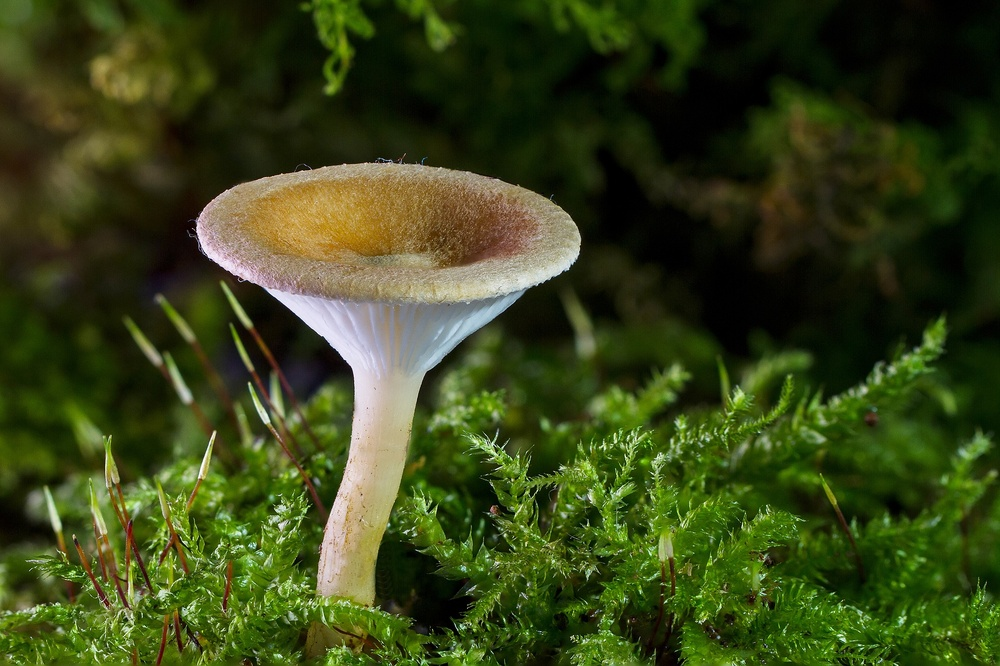
#> input picture resources/mushroom.jpg, 1000 x 666 px, shrunk from 1920 x 1279 before the run, given in place of the camera
$ python findMovement.py
#> lines starting #> are read from the running program, lines starting #| are printed output that depends on the picture
"""
Считывает изображение с камеры и ищет движение
В окне Camera изображение с камеры и контуры изменяющихся (двигающихся) объектов
В окнах Background и Thresh показаны движущиеся объекты
Если движения не замечено, в консоль будет выводится "Update background!"
Нажмите b (с английской раскладкой), чтобы зафиксировать изображение на Background и Thresh
Нажмите q для завершения
"""
import cv2
import numpy as np

cam = cv2.VideoCapture(0)

cv2.namedWindow("Camera", cv2.WINDOW_KEEPRATIO)
cv2.namedWindow("Background", cv2.WINDOW_KEEPRATIO)

background = None
prev_gray = None
buffer = []
frames = 0
while cam.isOpened():

    _, image = cam.read()
#> image is the input picture: shape (666, 1000, 3); mean B, G, R 24.7, 67.2, 55.6
    gray = cv2.cvtColor(image, cv2.COLOR_BGR2GRAY)
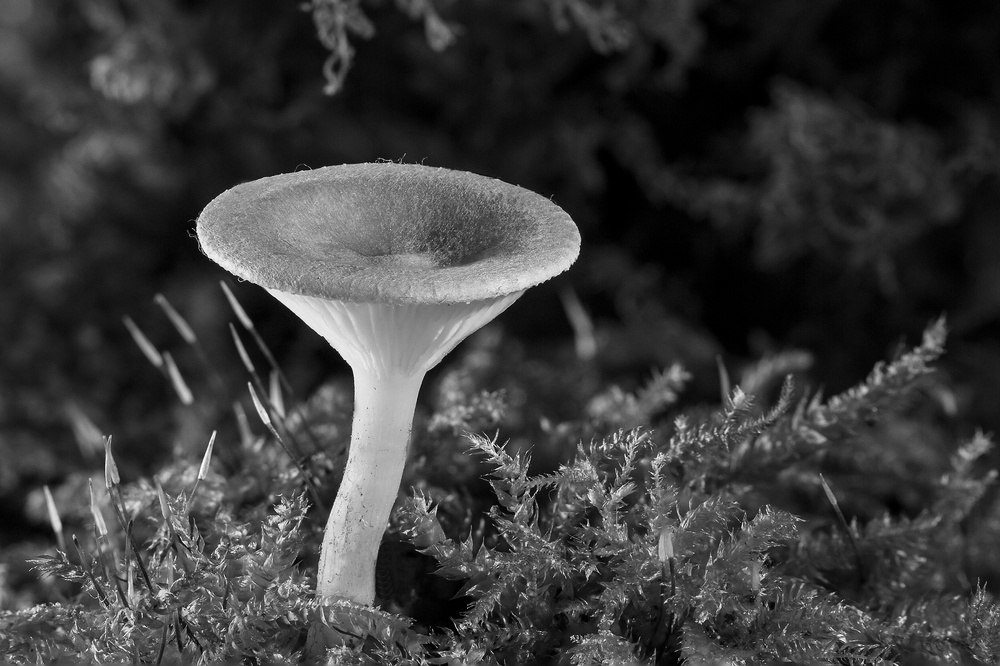
#> gray: shape (666, 1000); min 0, max 254, mean 58.9
    gray = cv2.GaussianBlur(gray, (21, 21), 0)
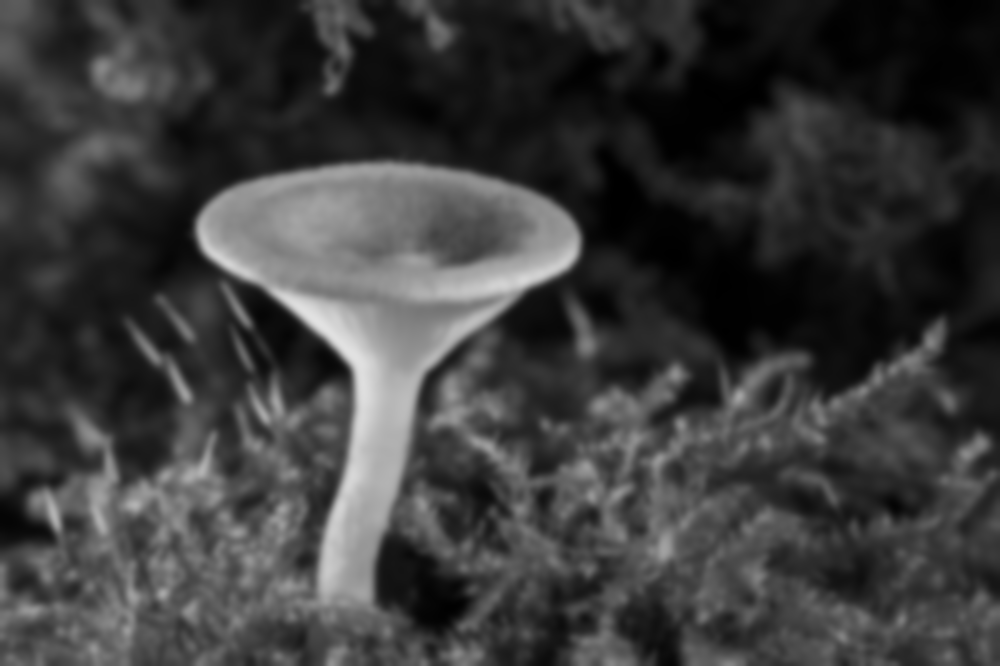
#> gray: shape (666, 1000); min 0, max 226, mean 58.9
    key = cv2.waitKey(1)
#> (key q is pressed here)
    if frames % 20 == 0:
        if prev_gray is not None:
            diff = prev_gray - gray
            buffer.append(diff.mean())
    if len(buffer) > 20:
        buffer.pop(0)
        std = np.std(buffer)
        if std < 50:
            print("Update background!")
            background = gray.copy()

    """
    if prev_gray is not None:
        diff = prev_gray - gray
        mx = np.max(diff)
        if mx < 27:
            background = gray.copy()
    """
    if key == ord('q'):
        break
    if key == ord('b'):
        background = gray.copy()
    if background is not None:
        delta = cv2.absdiff(background, gray)
        thresh = cv2.threshold(delta, 25, 255, cv2.THRESH_BINARY)[1]
        thresh = cv2.dilate(thresh, None, iterations=2)
        contours, _ = cv2.findContours(thresh.copy(), cv2.RETR_EXTERNAL, cv2.CHAIN_APPROX_SIMPLE)
        for cnt in contours:
            area = cv2.contourArea(cnt)
            if area > 300:  # изменяемое значение
                (x, y, w, h) = cv2.boundingRect(cnt)
                cv2.rectangle(image, (x, y), (x + w, y + h), (0, 255, 0), 2)

        cv2.imshow("Thresh", thresh)
        cv2.imshow("Background", delta)
    cv2.imshow("Camera", image)
    prev_gray = gray

cam.release()
cv2.destroyAllWindows()

$ run again, on resources/rose.jpg
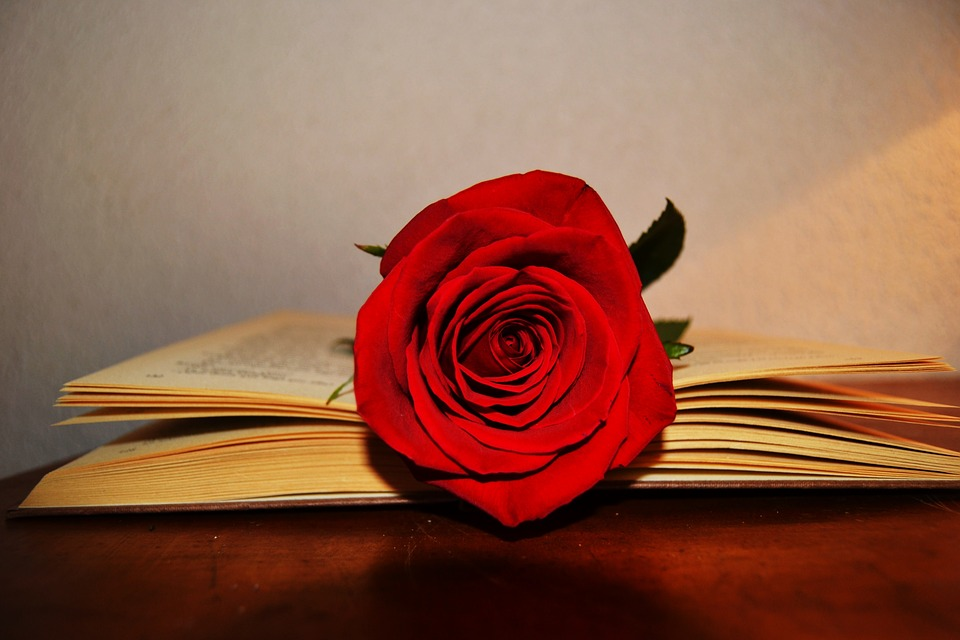
#> input picture resources/rose.jpg, 960 x 640 px, given in place of the camera
#> image is the input picture: shape (640, 960, 3); mean B, G, R 70.3, 91.4, 142.7
#> `gray = cv2.cvtColor(image, cv2.COLOR_BGR2GRAY)`:
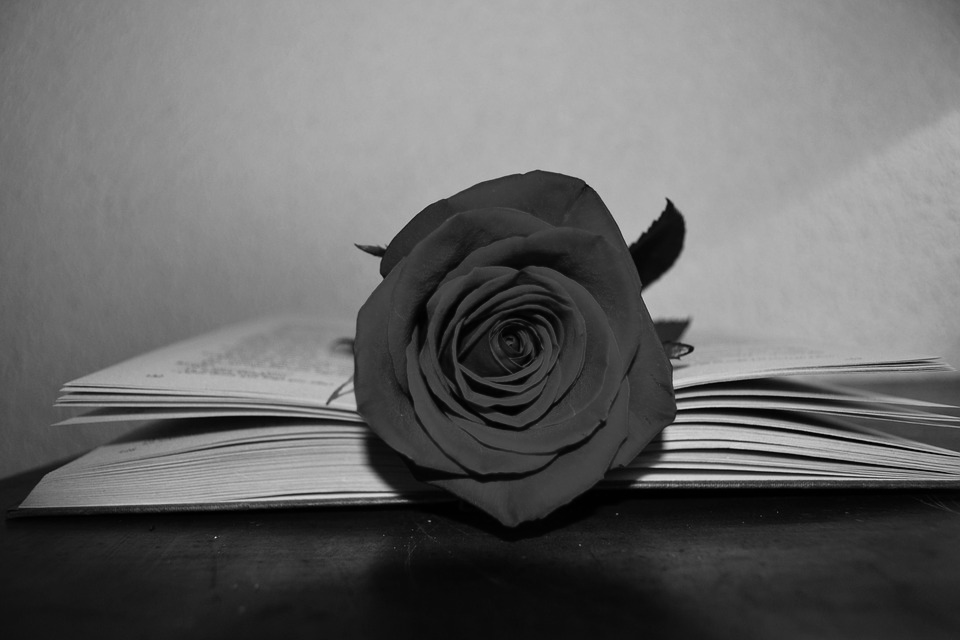
#> gray: shape (640, 960); min 0, max 224, mean 104.3
#> `gray = cv2.GaussianBlur(gray, (21, 21), 0)`:
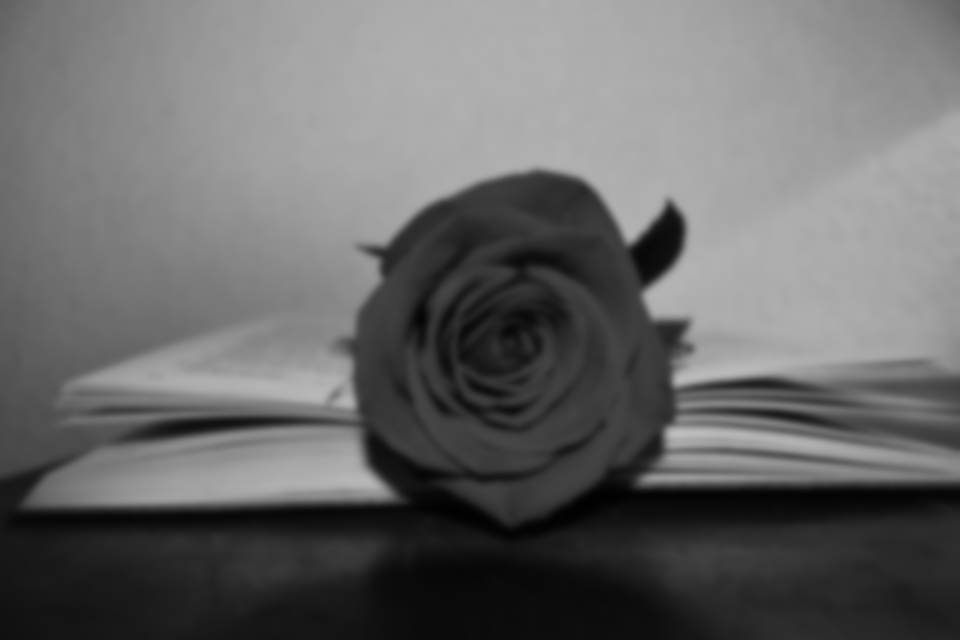
#> gray: shape (640, 960); min 1, max 191, mean 104.3
